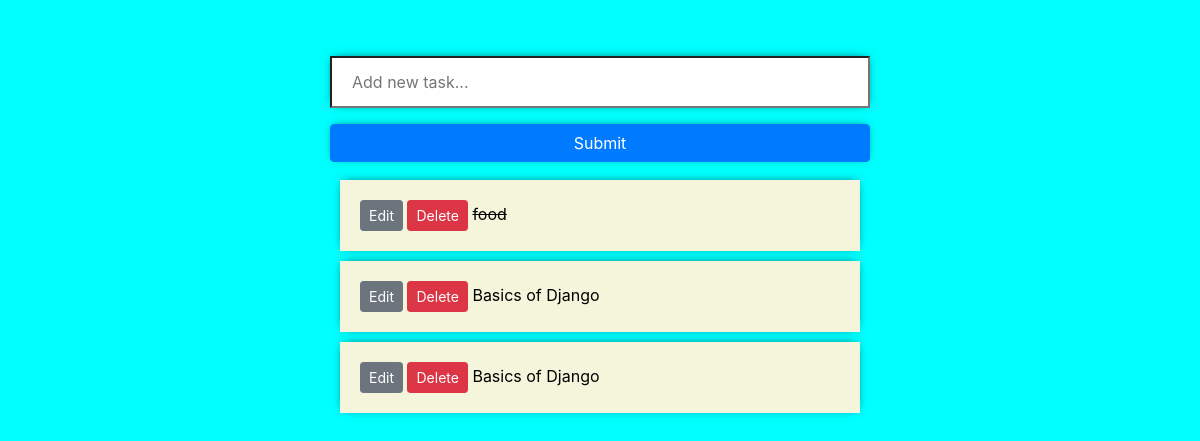
The app's page /, older data.
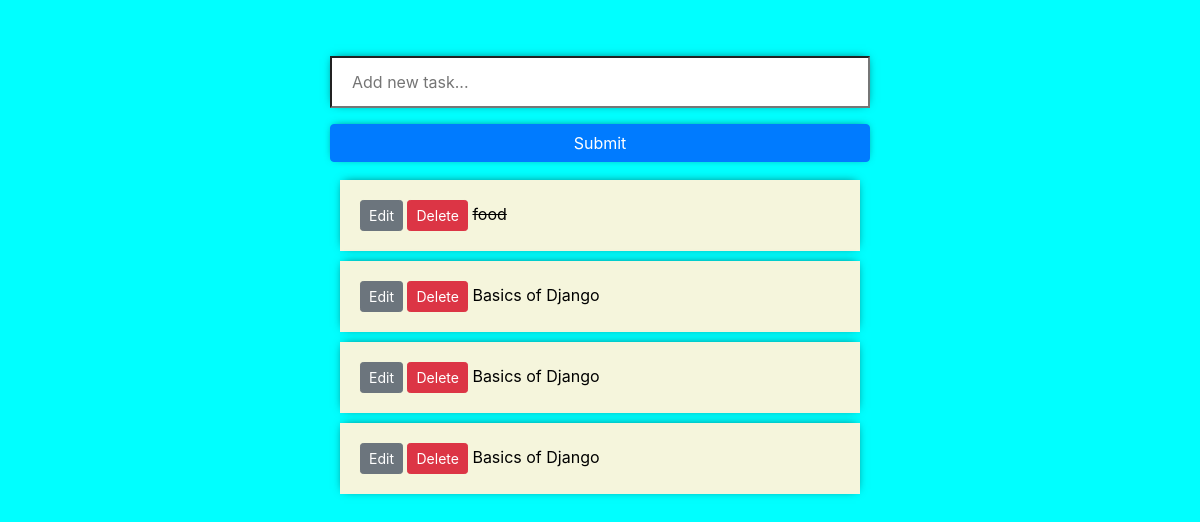
The same page, newer data.
### tasks/models.py (models this page shows)
class Task(models.Model):
	title = models.CharField(max_length=200)
	complete = models.BooleanField(default=False)
	created = models.DateTimeField(auto_now_add=True)
	def __str__(self):
		return self.title

### tasks/views.py (the view)
# urls.py: path('', views.list, name="list"),
def list(request):
	tasks = Task.objects.all()
	form = TaskForm()
	if request.method =='POST':
		form = TaskForm(request.POST)
		if form.is_valid():
			form.save()
		return redirect('/')
	context = {'tasks':tasks, 'form':form}
	return render(request, 'tasks/list.html', context)

### tasks/forms.py
class TaskForm(forms.ModelForm):
	title= forms.CharField(widget= forms.TextInput(attrs={'placeholder':'Add new task...'}))
	class Meta:
		model = Task
		fields = '__all__'

### tasks/templates/tasks/list.html (shortened to what this page needs)
{% load static %}
<!DOCTYPE html>
<html lang="en">
  <head>
    <link rel="stylesheet" href="https://cdn.jsdelivr.net/npm/bootstrap@4.1.3/dist/css/bootstrap.min.css">
    <link rel="stylesheet" href="{% static 'css/task.css' %}">
  </head>
  <body>
    <div class="container">
      <div class="row">
        <div class="col-12 col-md-6 mx-auto my-5">
          <div class="center-column">
            <form method="POST" action="/">
              {% csrf_token %} {{form.title}}
              <input class="btn btn-primary submit" type="submit" name="Create Task"/>
            </form>
            <div>
              {% for task in tasks %}
              <div class="item-row">
                <a class="btn btn-sm btn btn-secondary" href="{% url 'update_task' task.id %}">Edit</a>
                <a class="btn btn-sm btn btn-danger" href="{% url 'delete' task.id %}">Delete</a>
                {% if task.complete == True %}
                <strike>{{task}}</strike>
                {% else %}
                <span>{{task}}</span>
                {% endif %}
              </div>
              {% endfor %}
            </div>
          </div>
        </div>
      </div>
    </div>
  </body>
</html>

### tasks/static/css/task.css (style rules this page uses)
body { color: black; background-color: aqua; }
.item-row { margin: 10px; padding: 20px; color: black; background-color: beige; font-size: 16px; box-shadow: 0px -1px 10px -4px rgba(0, 0, 0, 0.75); }
input { width: 100%; padding: 12px 20px; margin: 8px 0; box-sizing: border-box; box-shadow: 0px -1px 10px -4px rgba(0, 0, 0, 0.75); }

Row changes from the older to the newer data that the page shows:
added Task: title "Basics of Django"
